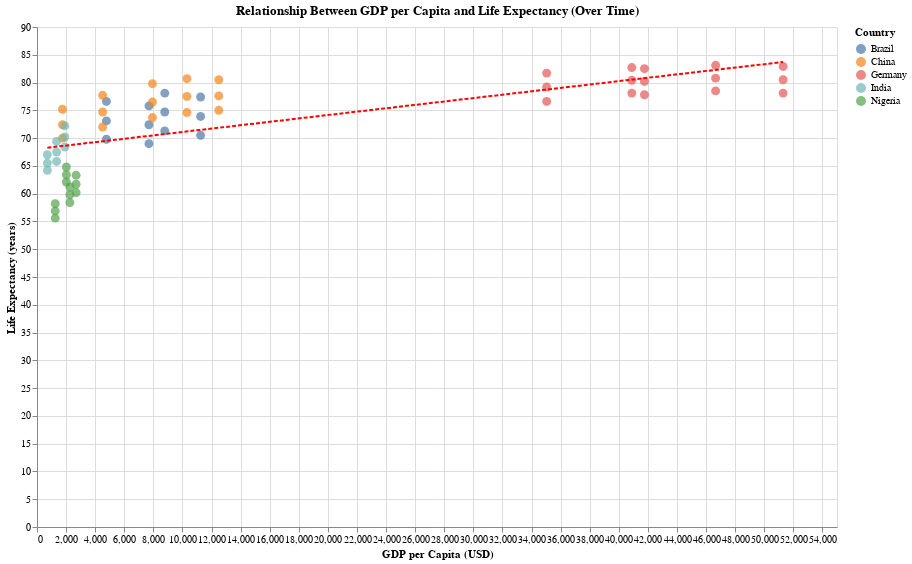

The code cell stored with this chart in its notebook:
### Code cell
# Create a scatter plot showing the relationship between GDP and Life Expectancy
relationship_chart = alt.Chart(selected_countries).mark_circle(size=80, opacity=0.7).encode(
    x=alt.X('GDP:Q', title='GDP per Capita (USD)'),
    y=alt.Y('Life_Expectancy:Q', title='Life Expectancy (years)'),
    color=alt.Color('Region_Name:N', title='Country'),
    tooltip=['Region_Name', 'Year', 'GDP', 'Life_Expectancy']
).properties(
    width=800,
    height=500,
    title='Relationship Between GDP per Capita and Life Expectancy (Over Time)'
)

# Add regression line
trend_line = alt.Chart(selected_countries).transform_regression(
    'GDP', 'Life_Expectancy'
).mark_line(color='red', strokeDash=[4, 2]).encode(
    x='GDP:Q',
    y='Life_Expectancy:Q'
)

# Combine the scatter plot and trend line
combined_chart = relationship_chart + trend_line

# Display the combined chart
combined_chart.interactive()

### Figure 1 — Vega-Lite specification as saved in the notebook (floating-point values rounded to 4 significant figures)
{"config": {"view": {"continuousWidth": 300, "continuousHeight": 300}}, "layer": [{"mark": {"type": "circle", "opacity": 0.7, "size": 80}, "encoding": {"color": {"field": "Region_Name", "title": "Country", "type": "nominal"}, "tooltip": [{"field": "Region_Name", "type": "nominal"}, {"field": "Year", "type": "quantitative"}, {"field": "GDP", "type": "quantitative"}, {"field": "Life_Expectancy", "type": "quantitative"}], "x": {"field": "GDP", "title": "GDP per Capita (USD)", "type": "quantitative"}, "y": {"field": "Life_Expectancy", "title": "Life Expectancy (years)", "type": "quantitative"}}, "name": "view_8", "title": "Relationship Between GDP per Capita and Life Expectancy (Over Time)"}, {"mark": {"type": "line", "color": "red", "strokeDash": [4, 2]}, "encoding": {"x": {"field": "GDP", "type": "quantitative"}, "y": {"field": "Life_Expectancy", "type": "quantitative"}}, "transform": [{"on": "GDP", "regression": "Life_Expectancy"}]}], "data": {"name": "data-bb91431dfa9aa833cc680abd5b6781d4"}, "height": 500, "params": [{"name": "param_34", "select": {"type": "interval", "encodings": ["x", "y"]}, "bind": "scales", "views": ["view_8"]}], "width": 800, "$schema": "https://vega.github.io/schema/vega-lite/v5.20.1.json", "datasets": {"data-bb91431dfa9aa833cc680abd5b6781d4": [{"Region_Name": "Brazil", "Year": 2005, "GDP": 4773, "Country_Code": "BRA", "Country_Name": "Brazil", "Life_Expectancy": 69.8, "Country_Name_Mapped": "Brazil"}, {"Region_Name": "Brazil", "Year": 2005, "GDP": 4773, "Country_Code": "BRA", "Country_Name": "Brazil", "Life_Expectancy": 73.1, "Country_Name_Mapped": "Brazil"}, {"Region_Name": "Brazil", "Year": 2005, "GDP": 4773, "Country_Code": "BRA", "Country_Name": "Brazil", "Life_Expectancy": 76.6, "Country_Name_Mapped": "Brazil"}, {"Region_Name": "Brazil", "Year": 2010, "GDP": 11249, "Country_Code": "BRA", "Country_Name": "Brazil", "Life_Expectancy": 70.5, "Country_Name_Mapped": "Brazil"}, {"Region_Name": "Brazil", "Year": 2010, "GDP": 11249, "Country_Code": "BRA", "Country_Name": "Brazil", "Life_Expectancy": 73.9, "Country_Name_Mapped": "Brazil"}, {"Region_Name": "Brazil", "Year": 2010, "GDP": 11249, "Country_Code": "BRA", "Country_Name": "Brazil", "Life_Expectancy": 77.4, "Country_Name_Mapped": "Brazil"}, {"Region_Name": "Brazil", "Year": 2015, "GDP": 8783, "Country_Code": "BRA", "Country_Name": "Brazil", "Life_Expectancy": 71.3, "Country_Name_Mapped": "Brazil"}, {"Region_Name": "Brazil", "Year": 2015, "GDP": 8783, "Country_Code": "BRA", "Country_Name": "Brazil", "Life_Expectancy": 74.7, "Country_Name_Mapped": "Brazil"}, {"Region_Name": "Brazil", "Year": 2015, "GDP": 8783, "Country_Code": "BRA", "Country_Name": "Brazil", "Life_Expectancy": 78.1, "Country_Name_Mapped": "Brazil"}, {"Region_Name": "Brazil", "Year": 2021, "GDP": 7697, "Country_Code": "BRA", "Country_Name": "Brazil", "Life_Expectancy": 69.0, "Country_Name_Mapped": "Brazil"}, {"Region_Name": "Brazil", "Year": 2021, "GDP": 7697, "Country_Code": "BRA", "Country_Name": "Brazil", "Life_Expectancy": 72.4, "Country_Name_Mapped": "Brazil"}, {"Region_Name": "Brazil", "Year": 2021, "GDP": 7697, "Country_Code": "BRA", "Country_Name": "Brazil", "Life_Expectancy": 75.8, "Country_Name_Mapped": "Brazil"}, {"Region_Name": "China", "Year": 2005, "GDP": 1752, "Country_Code": "CHN", "Country_Name": "China", "Life_Expectancy": 70.0, "Country_Name_Mapped": "China"}, {"Region_Name": "China", "Year": 2005, "GDP": 1752, "Country_Code": "CHN", "Country_Name": "China", "Life_Expectancy": 72.4, "Country_Name_Mapped": "China"}, {"Region_Name": "China", "Year": 2005, "GDP": 1752, "Country_Code": "CHN", "Country_Name": "China", "Life_Expectancy": 75.2, "Country_Name_Mapped": "China"}, {"Region_Name": "China", "Year": 2010, "GDP": 4515, "Country_Code": "CHN", "Country_Name": "China", "Life_Expectancy": 72.0, "Country_Name_Mapped": "China"}, {"Region_Name": "China", "Year": 2010, "GDP": 4515, "Country_Code": "CHN", "Country_Name": "China", "Life_Expectancy": 74.7, "Country_Name_Mapped": "China"}, {"Region_Name": "China", "Year": 2010, "GDP": 4515, "Country_Code": "CHN", "Country_Name": "China", "Life_Expectancy": 77.7, "Country_Name_Mapped": "China"}, {"Region_Name": "China", "Year": 2015, "GDP": 7937, "Country_Code": "CHN", "Country_Name": "China", "Life_Expectancy": 73.7, "Country_Name_Mapped": "China"}, {"Region_Name": "China", "Year": 2015, "GDP": 7937, "Country_Code": "CHN", "Country_Name": "China", "Life_Expectancy": 76.5, "Country_Name_Mapped": "China"}, {"Region_Name": "China", "Year": 2015, "GDP": 7937, "Country_Code": "CHN", "Country_Name": "China", "Life_Expectancy": 79.8, "Country_Name_Mapped": "China"}, {"Region_Name": "China", "Year": 2020, "GDP": 10308, "Country_Code": "CHN", "Country_Name": "China", "Life_Expectancy": 74.6, "Country_Name_Mapped": "China"}, {"Region_Name": "China", "Year": 2020, "GDP": 10308, "Country_Code": "CHN", "Country_Name": "China", "Life_Expectancy": 77.5, "Country_Name_Mapped": "China"}, {"Region_Name": "China", "Year": 2020, "GDP": 10308, "Country_Code": "CHN", "Country_Name": "China", "Life_Expectancy": 80.7, "Country_Name_Mapped": "China"}, {"Region_Name": "China", "Year": 2021, "GDP": 12498, "Country_Code": "CHN", "Country_Name": "China", "Life_Expectancy": 75.0, "Country_Name_Mapped": "China"}, {"Region_Name": "China", "Year": 2021, "GDP": 12498, "Country_Code": "CHN", "Country_Name": "China", "Life_Expectancy": 77.6, "Country_Name_Mapped": "China"}, {"Region_Name": "China", "Year": 2021, "GDP": 12498, "Country_Code": "CHN", "Country_Name": "China", "Life_Expectancy": 80.5, "Country_Name_Mapped": "China"}, {"Region_Name": "Germany", "Year": 2005, "GDP": 35041, "Country_Code": "DEU", "Country_Name": "Germany", "Life_Expectancy": 76.6, "Country_Name_Mapped": "Germany"}, {"Region_Name": "Germany", "Year": 2005, "GDP": 35041, "Country_Code": "DEU", "Country_Name": "Germany", "Life_Expectancy": 79.2, "Country_Name_Mapped": "Germany"}, {"Region_Name": "Germany", "Year": 2005, "GDP": 35041, "Country_Code": "DEU", "Country_Name": "Germany", "Life_Expectancy": 81.7, "Country_Name_Mapped": "Germany"}, {"Region_Name": "Germany", "Year": 2010, "GDP": 41763, "Country_Code": "DEU", "Country_Name": "Germany", "Life_Expectancy": 77.8, "Country_Name_Mapped": "Germany"}, {"Region_Name": "Germany", "Year": 2010, "GDP": 41763, "Country_Code": "DEU", "Country_Name": "Germany", "Life_Expectancy": 80.2, "Country_Name_Mapped": "Germany"}, {"Region_Name": "Germany", "Year": 2010, "GDP": 41763, "Country_Code": "DEU", "Country_Name": "Germany", "Life_Expectancy": 82.5, "Country_Name_Mapped": "Germany"}, {"Region_Name": "Germany", "Year": 2015, "GDP": 40893, "Country_Code": "DEU", "Country_Name": "Germany", "Life_Expectancy": 78.1, "Country_Name_Mapped": "Germany"}, {"Region_Name": "Germany", "Year": 2015, "GDP": 40893, "Country_Code": "DEU", "Country_Name": "Germany", "Life_Expectancy": 80.4, "Country_Name_Mapped": "Germany"}, {"Region_Name": "Germany", "Year": 2015, "GDP": 40893, "Country_Code": "DEU", "Country_Name": "Germany", "Life_Expectancy": 82.7, "Country_Name_Mapped": "Germany"}, {"Region_Name": "Germany", "Year": 2020, "GDP": 46655, "Country_Code": "DEU", "Country_Name": "Germany", "Life_Expectancy": 78.5, "Country_Name_Mapped": "Germany"}, {"Region_Name": "Germany", "Year": 2020, "GDP": 46655, "Country_Code": "DEU", "Country_Name": "Germany", "Life_Expectancy": 80.8, "Country_Name_Mapped": "Germany"}, {"Region_Name": "Germany", "Year": 2020, "GDP": 46655, "Country_Code": "DEU", "Country_Name": "Germany", "Life_Expectancy": 83.1, "Country_Name_Mapped": "Germany"}, {"Region_Name": "Germany", "Year": 2021, "GDP": 51296, "Country_Code": "DEU", "Country_Name": "Germany", "Life_Expectancy": 78.1, "Country_Name_Mapped": "Germany"}, {"Region_Name": "Germany", "Year": 2021, "GDP": 51296, "Country_Code": "DEU", "Country_Name": "Germany", "Life_Expectancy": 80.5, "Country_Name_Mapped": "Germany"}, {"Region_Name": "Germany", "Year": 2021, "GDP": 51296, "Country_Code": "DEU", "Country_Name": "Germany", "Life_Expectancy": 82.9, "Country_Name_Mapped": "Germany"}, {"Region_Name": "India", "Year": 2005, "GDP": 713, "Country_Code": "IND", "Country_Name": "India", "Life_Expectancy": 64.2, "Country_Name_Mapped": "India"}, {"Region_Name": "India", "Year": 2005, "GDP": 713, "Country_Code": "IND", "Country_Name": "India", "Life_Expectancy": 65.5, "Country_Name_Mapped": "India"}, {"Region_Name": "India", "Year": 2005, "GDP": 713, "Country_Code": "IND", "Country_Name": "India", "Life_Expectancy": 67.0, "Country_Name_Mapped": "India"}, {"Region_Name": "India", "Year": 2010, "GDP": 1346, "Country_Code": "IND", "Country_Name": "India", "Life_Expectancy": 65.8, "Country_Name_Mapped": "India"}, {"Region_Name": "India", "Year": 2010, "GDP": 1346, "Country_Code": "IND", "Country_Name": "India", "Life_Expectancy": 67.5, "Country_Name_Mapped": "India"}, {"Region_Name": "India", "Year": 2010, "GDP": 1346, "Country_Code": "IND", "Country_Name": "India", "Life_Expectancy": 69.4, "Country_Name_Mapped": "India"}, {"Region_Name": "India", "Year": 2020, "GDP": 1916, "Country_Code": "IND", "Country_Name": "India", "Life_Expectancy": 68.4, "Country_Name_Mapped": "India"}, {"Region_Name": "India", "Year": 2020, "GDP": 1916, "Country_Code": "IND", "Country_Name": "India", "Life_Expectancy": 70.2, "Country_Name_Mapped": "India"}, {"Region_Name": "India", "Year": 2020, "GDP": 1916, "Country_Code": "IND", "Country_Name": "India", "Life_Expectancy": 72.2, "Country_Name_Mapped": "India"}, {"Region_Name": "Nigeria", "Year": 2005, "GDP": 1254, "Country_Code": "NGA", "Country_Name": "Nigeria", "Life_Expectancy": 55.6, "Country_Name_Mapped": "Nigeria"}, {"Region_Name": "Nigeria", "Year": 2005, "GDP": 1254, "Country_Code": "NGA", "Country_Name": "Nigeria", "Life_Expectancy": 56.9, "Country_Name_Mapped": "Nigeria"}, {"Region_Name": "Nigeria", "Year": 2005, "GDP": 1254, "Country_Code": "NGA", "Country_Name": "Nigeria", "Life_Expectancy": 58.2, "Country_Name_Mapped": "Nigeria"}, {"Region_Name": "Nigeria", "Year": 2010, "GDP": 2258, "Country_Code": "NGA", "Country_Name": "Nigeria", "Life_Expectancy": 58.4, "Country_Name_Mapped": "Nigeria"}, {"Region_Name": "Nigeria", "Year": 2010, "GDP": 2258, "Country_Code": "NGA", "Country_Name": "Nigeria", "Life_Expectancy": 59.8, "Country_Name_Mapped": "Nigeria"}, {"Region_Name": "Nigeria", "Year": 2010, "GDP": 2258, "Country_Code": "NGA", "Country_Name": "Nigeria", "Life_Expectancy": 61.2, "Country_Name_Mapped": "Nigeria"}, {"Region_Name": "Nigeria", "Year": 2015, "GDP": 2688, "Country_Code": "NGA", "Country_Name": "Nigeria", "Life_Expectancy": 60.2, "Country_Name_Mapped": "Nigeria"}, {"Region_Name": "Nigeria", "Year": 2015, "GDP": 2688, "Country_Code": "NGA", "Country_Name": "Nigeria", "Life_Expectancy": 61.7, "Country_Name_Mapped": "Nigeria"}, {"Region_Name": "Nigeria", "Year": 2015, "GDP": 2688, "Country_Code": "NGA", "Country_Name": "Nigeria", "Life_Expectancy": 63.3, "Country_Name_Mapped": "Nigeria"}, {"Region_Name": "Nigeria", "Year": 2021, "GDP": 2019, "Country_Code": "NGA", "Country_Name": "Nigeria", "Life_Expectancy": 62.1, "Country_Name_Mapped": "Nigeria"}, {"Region_Name": "Nigeria", "Year": 2021, "GDP": 2019, "Country_Code": "NGA", "Country_Name": "Nigeria", "Life_Expectancy": 63.4, "Country_Name_Mapped": "Nigeria"}, {"Region_Name": "Nigeria", "Year": 2021, "GDP": 2019, "Country_Code": "NGA", "Country_Name": "Nigeria", "Life_Expectancy": 64.8, "Country_Name_Mapped": "Nigeria"}]}}
